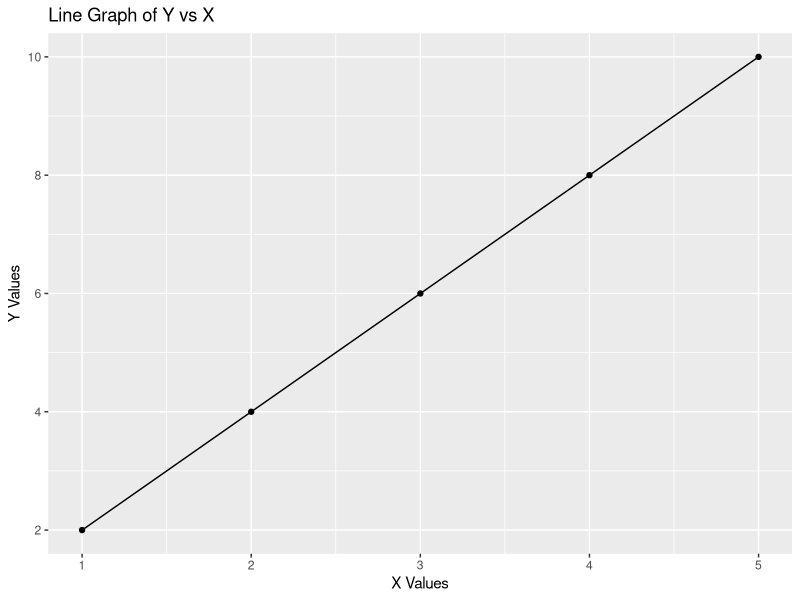

Recreate this plot in R.
## ---- chunk 1
#Dependency resolution submodule
library(ggplot2)

# Create some sample data
x_values = c(1, 2, 3, 4, 5)
y_values = c(2, 4, 6, 8, 10)

# Plot the data
data <- data.frame(x=x_values, y=y_values)
ggplot(data, aes(x = x, y = y)) +
  geom_line() +
  geom_point() + # Optional: add points to the line
  labs(title = "Line Graph of Y vs X", x = "X Values", y = "Y Values")
## ---- chunk 2
print(x_values)
## ---- chunk 3
